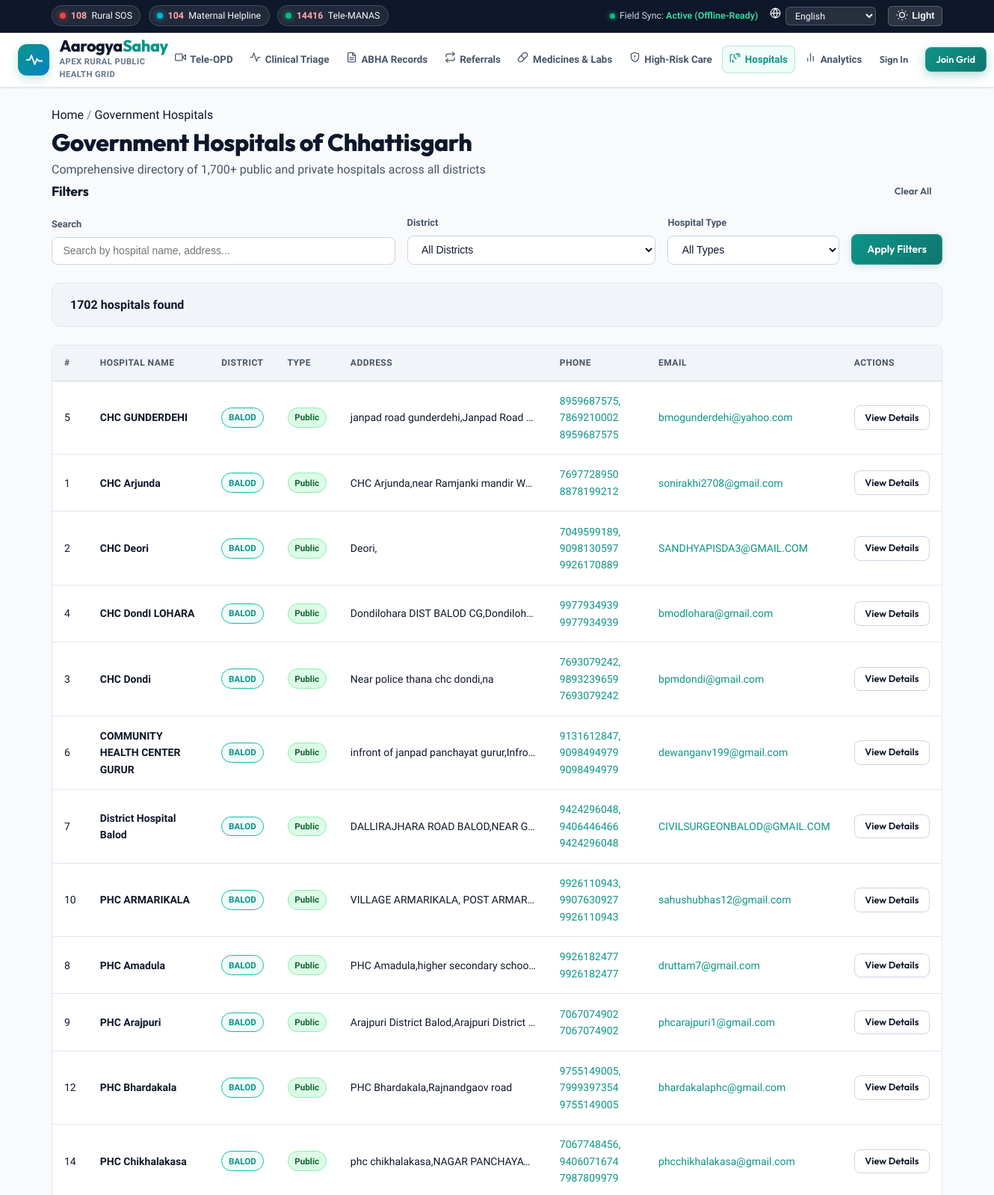
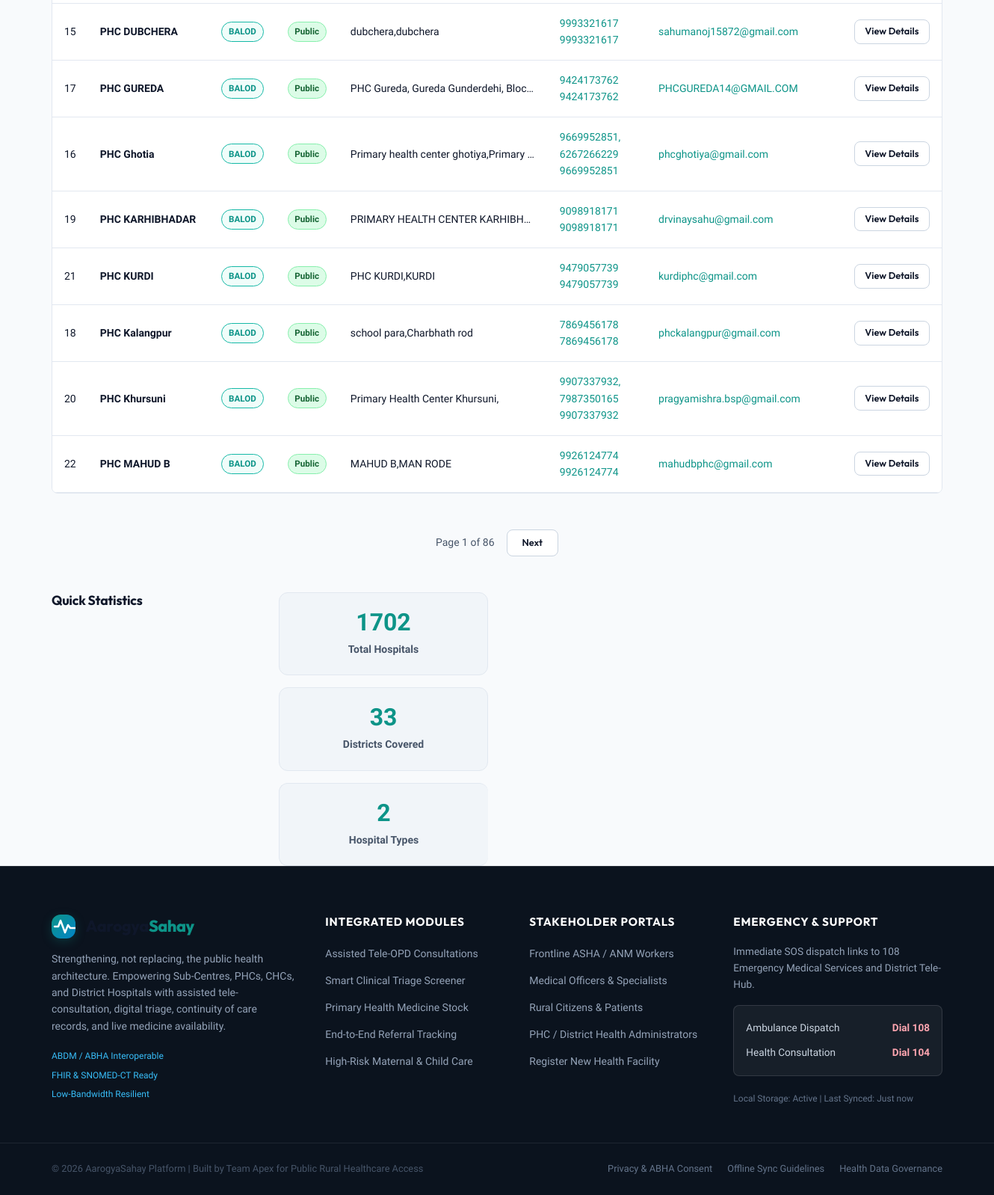
The app's page /hospitals/ with its own data (2 pictures, top to bottom).
### tables this page shows
CREATE TABLE hospitals (
            id INTEGER PRIMARY KEY AUTOINCREMENT,
            sno TEXT,
            district TEXT NOT NULL,
            hospital_type TEXT NOT NULL,
            hospital_name TEXT NOT NULL,
            address TEXT,
            phone1 TEXT,
            phone2 TEXT,
            email TEXT,
            state TEXT DEFAULT 'Chhattisgarh',
            created_at TIMESTAMP DEFAULT CURRENT_TIMESTAMP,
            updated_at TIMESTAMP DEFAULT CURRENT_TIMESTAMP
        );

### routes/hospitals.py (the view)
@hospitals_bp.route('/')
def list_hospitals():
    db = get_db()
    page = request.args.get('page', 1, type=int)
    per_page = request.args.get('per_page', 20, type=int)
    district = request.args.get('district', '')
    hospital_type = request.args.get('type', '')
    search = request.args.get('search', '')
    query = "SELECT * FROM hospitals WHERE 1=1"
    params = []
    if district:
        query += " AND district = ?"
        params.append(district)
    if hospital_type:
        query += " AND hospital_type = ?"
        params.append(hospital_type)
    if search:
        query += " AND (hospital_name LIKE ? OR address LIKE ?)"
        params.extend([f"%{search}%", f"%{search}%"])
    count_query = query.replace("SELECT *", "SELECT COUNT(*)")
    total = db.execute(count_query, params).fetchone()[0]
    query += " ORDER BY district, hospital_name LIMIT ? OFFSET ?"
    params.extend([per_page, (page - 1) * per_page])
    hospitals = db.execute(query, params).fetchall()
    districts = db.execute("SELECT DISTINCT district FROM hospitals ORDER BY district").fetchall()
    types = db.execute("SELECT DISTINCT hospital_type FROM hospitals ORDER BY hospital_type").fetchall()
    return render_template('hospitals/list.html',
                           hospitals=hospitals,
                           districts=[d['district'] for d in districts],
                           types=[t['hospital_type'] for t in types],
                           current_district=district,
                           current_type=hospital_type,
                           search=search,
                           page=page,
                           per_page=per_page,
                           total=total,
                           total_pages=(total + per_page - 1) // per_page)

### app.py (called while the page is built)
@app.context_processor
def inject_global_data():
    current_user = None
    if "user_id" in session:
        db = get_db()
        current_user = db.execute("SELECT * FROM users WHERE id = ?", (session["user_id"],)).fetchone()
    return dict(current_user=current_user)

### db.py (called while the page is built)
def get_db():
    if "db" not in g:
        g.db = sqlite3.connect(DATABASE)
        g.db.row_factory = sqlite3.Row
        g.db.execute("PRAGMA journal_mode=WAL")       # Better concurrent read perf
        g.db.execute("PRAGMA foreign_keys=ON")         # Enforce referential integrity
    return g.db

### templates/hospitals/list.html (shortened to what this page needs)
{% extends "base.html" %}
{% block breadcrumbs %}
<div class="container breadcrumbs-bar">
    <nav class="breadcrumbs" aria-label="Breadcrumb">
        <a href="{{ url_for('index') }}">Home</a>
        <span class="breadcrumb-sep" aria-hidden="true">/</span>
        <span class="breadcrumb-current" aria-current="page">Government Hospitals</span>
    </nav>
</div>
{% endblock %}
{% block content %}
<div class="container page-container">
    <header class="page-header">
        <h1 class="page-title">Government Hospitals of Chhattisgarh</h1>
        <p class="page-subtitle">Comprehensive directory of 1,700+ public and private hospitals across all districts</p>
    </header>
    <div class="filters-card card">
        <div class="filters-header">
            <h2 class="filters-title">Filters</h2>
            <a href="{{ url_for('hospitals.list_hospitals') }}" class="btn btn-ghost btn-sm">Clear All</a>
        </div>
        <form method="GET" class="filters-form">
            <div class="filters-row">
                <div class="filter-group">
                    <label for="search" class="filter-label">Search</label>
                    <input type="text" id="search" name="search" class="filter-input"
                           placeholder="Search by hospital name, address..." value="{{ search }}">
                </div>
                <div class="filter-group">
                    <label for="district" class="filter-label">District</label>
                    <select id="district" name="district" class="filter-select">
                        <option value="">All Districts</option>
                    </select>
                </div>
                <div class="filter-group">
                    <label for="type" class="filter-label">Hospital Type</label>
                    <select id="type" name="type" class="filter-select">
                        <option value="">All Types</option>
                    </select>
                </div>
                <div class="filter-group filter-actions">
                    <button type="submit" class="btn btn-primary">Apply Filters</button>
                </div>
            </div>
        </form>
    </div>
    <div class="results-summary">
        <span class="results-count">{{ total }} hospital{{ 's' if total != 1 else '' }} found</span>
    </div>
    <div class="table-responsive card">
        <table class="data-table hospitals-table">
            <thead>
                <tr>
                    <th scope="col">#</th>
                    <th scope="col">Hospital Name</th>
                    <th scope="col">District</th>
                    <th scope="col">Type</th>
                    <th scope="col">Address</th>
                    <th scope="col">Phone</th>
                    <th scope="col">Email</th>
                    <th scope="col">Actions</th>
                </tr>
            </thead>
            <tbody>
                {% for hospital in hospitals %}
                <tr>
                    <td>{{ hospital['sno'] }}</td>
                    <td>
                        <strong>{{ hospital['hospital_name'] }}</strong>
                    </td>
                    <td>
                        <span class="district-badge">{{ hospital['district'] }}</span>
                    </td>
                    <td>
                        <span class="type-badge type-{{ hospital['hospital_type']|lower }}">{{ hospital['hospital_type'] }}</span>
                    </td>
                    <td class="address-cell">{{ hospital['address'][:100] }}{% if hospital['address']|length > 100 %}...{% endif %}</td>
                    <td>
                        {% if hospital['phone1'] %}
                        <a href="tel:{{ hospital['phone1'] }}" class="phone-link">{{ hospital['phone1'] }}</a>
                        {% endif %}
                        {% if hospital['phone2'] %}
                        <br><a href="tel:{{ hospital['phone2'] }}" class="phone-link">{{ hospital['phone2'] }}</a>
                        {% endif %}
                    </td>
                    <td>
                        {% if hospital['email'] %}
                        <a href="mailto:{{ hospital['email'] }}" class="email-link">{{ hospital['email'] }}</a>
                        {% endif %}
                    </td>
                    <td>
                        <a href="{{ url_for('hospitals.hospital_detail', hospital_id=hospital['id']) }}"
                           class="btn btn-outline btn-sm">View Details</a>
                    </td>
                </tr>
                {% else %}
                <tr>
                    <td colspan="8" class="no-results">No hospitals found matching your criteria.</td>
                </tr>
                {% endfor %}
            </tbody>
        </table>
    </div>
    {% if total_pages > 1 %}
    <nav class="pagination" aria-label="Pagination">
        <span class="pagination-info">Page {{ page }} of {{ total_pages }}</span>
        {% if page < total_pages %}
        <a href="{{ url_for('hospitals.list_hospitals', page=page+1, per_page=per_page, district=current_district, type=current_type, search=search) }}"
           class="btn btn-outline btn-sm pagination-btn" rel="next">Next</a>
        {% endif %}
    </nav>
    {% endif %}
    <div class="stats-grid card" style="margin-top: 2rem;">
        <h3 class="stats-title">Quick Statistics</h3>
        <div class="stats-cards">
            <div class="stat-card">
                <span class="stat-value">{{ total }}</span>
                <span class="stat-label">Total Hospitals</span>
            </div>
            <div class="stat-card">
                <span class="stat-value">{{ districts|length }}</span>
                <span class="stat-label">Districts Covered</span>
            </div>
            <div class="stat-card">
                <span class="stat-value">{{ types|length }}</span>
                <span class="stat-label">Hospital Types</span>
            </div>
        </div>
    </div>
</div>
{% endblock %}

### records on screen
hospitals: sno "5", hospital_name "CHC GUNDERDEHI", district "BALOD", hospital_type "Public", address "janpad road gunderdehi,Janpad Road…", phone1 "8959687575, 7869210002", phone2 "8959687575", email "bmogunderdehi@yahoo.com"
hospitals: sno "1", hospital_name "CHC Arjunda", district "BALOD", hospital_type "Public", address "CHC Arjunda,near Ramjanki mandir W…", phone1 "7697728950", phone2 "8878199212", email "sonirakhi2708@gmail.com"
hospitals: sno "2", hospital_name "CHC Deori", district "BALOD", hospital_type "Public", address "Deori,", phone1 "7049599189, 9098130597", phone2 "9926170889", email "SANDHYAPISDA3@GMAIL.COM"
hospitals: sno "4", hospital_name "CHC DondI LOHARA", district "BALOD", hospital_type "Public", address "Dondilohara DIST BALOD CG,Dondiloh…", phone1 "9977934939", phone2 "9977934939", email "bmodlohara@gmail.com"
hospitals: sno "3", hospital_name "CHC Dondi", district "BALOD", hospital_type "Public", address "Near police thana chc dondi,na", phone1 "7693079242, 9893239659", phone2 "7693079242", email "bpmdondi@gmail.com"
hospitals: sno "6", hospital_name "COMMUNITY HEALTH CENTER GURUR", district "BALOD", hospital_type "Public", address "infront of janpad panchayat gurur,Infro…", phone1 "9131612847, 9098494979", phone2 "9098494979", email "dewanganv199@gmail.com"
hospitals: sno "7", hospital_name "District Hospital Balod", district "BALOD", hospital_type "Public", address "DALLIRAJHARA ROAD BALOD,NEAR G…", phone1 "9424296048, 9406446466", phone2 "9424296048", email "CIVILSURGEONBALOD@GMAIL.COM"
hospitals: sno "10", hospital_name "PHC ARMARIKALA", district "BALOD", hospital_type "Public", address "VILLAGE ARMARIKALA, POST ARMAR…", phone1 "9926110943, 9907630927", phone2 "9926110943", email "sahushubhas12@gmail.com"
hospitals: sno "8", hospital_name "PHC Amadula", district "BALOD", hospital_type "Public", address "PHC Amadula,higher secondary schoo…", phone1 "9926182477", phone2 "9926182477", email "druttam7@gmail.com"
hospitals: sno "9", hospital_name "PHC Arajpuri", district "BALOD", hospital_type "Public", address "Arajpuri District Balod,Arajpuri District…", phone1 "7067074902", phone2 "7067074902", email "phcarajpuri1@gmail.com"
hospitals: sno "12", hospital_name "PHC Bhardakala", district "BALOD", hospital_type "Public", address "PHC Bhardakala,Rajnandgaov road", phone1 "9755149005, 7999397354", phone2 "9755149005", email "bhardakalaphc@gmail.com"
hospitals: sno "14", hospital_name "PHC Chikhalakasa", district "BALOD", hospital_type "Public", address "phc chikhalakasa,NAGAR PANCHAYA…", phone1 "7067748456, 9406071674", phone2 "7987809979", email "phcchikhalakasa@gmail.com"
hospitals: sno "15", hospital_name "PHC DUBCHERA", district "BALOD", hospital_type "Public", address "dubchera,dubchera", phone1 "9993321617", phone2 "9993321617", email "sahumanoj15872@gmail.com"
hospitals: sno "17", hospital_name "PHC GUREDA", district "BALOD", hospital_type "Public", address "PHC Gureda, Gureda Gunderdehi, Bloc…", phone1 "9424173762", phone2 "9424173762", email "PHCGUREDA14@GMAIL.COM"
hospitals: sno "16", hospital_name "PHC Ghotia", district "BALOD", hospital_type "Public", address "Primary health center ghotiya,Primary…", phone1 "9669952851, 6267266229", phone2 "9669952851", email "phcghotiya@gmail.com"
hospitals: sno "19", hospital_name "PHC KARHIBHADAR", district "BALOD", hospital_type "Public", address "PRIMARY HEALTH CENTER KARHIBH…", phone1 "9098918171", phone2 "9098918171", email "drvinaysahu@gmail.com"
hospitals: sno "21", hospital_name "PHC KURDI", district "BALOD", hospital_type "Public", address "PHC KURDI,KURDI", phone1 "9479057739", phone2 "9479057739", email "kurdiphc@gmail.com"
hospitals: sno "18", hospital_name "PHC Kalangpur", district "BALOD", hospital_type "Public", address "school para,Charbhath rod", phone1 "7869456178", phone2 "7869456178", email "phckalangpur@gmail.com"
hospitals: sno "20", hospital_name "PHC Khursuni", district "BALOD", hospital_type "Public", address "Primary Health Center Khursuni,", phone1 "9907337932, 7987350165", phone2 "9907337932", email "pragyamishra.bsp@gmail.com"
hospitals: sno "22", hospital_name "PHC MAHUD B", district "BALOD", hospital_type "Public", address "MAHUD B,MAN RODE", phone1 "9926124774", phone2 "9926124774", email "mahudbphc@gmail.com"

### other values on screen
{{ total }} "1702"
{{ 's' if total != 1 else '' }} "s"
{{ page }} "1"
{{ total_pages }} "86"
{{ districts|length }} "33"
{{ types|length }} "2"
